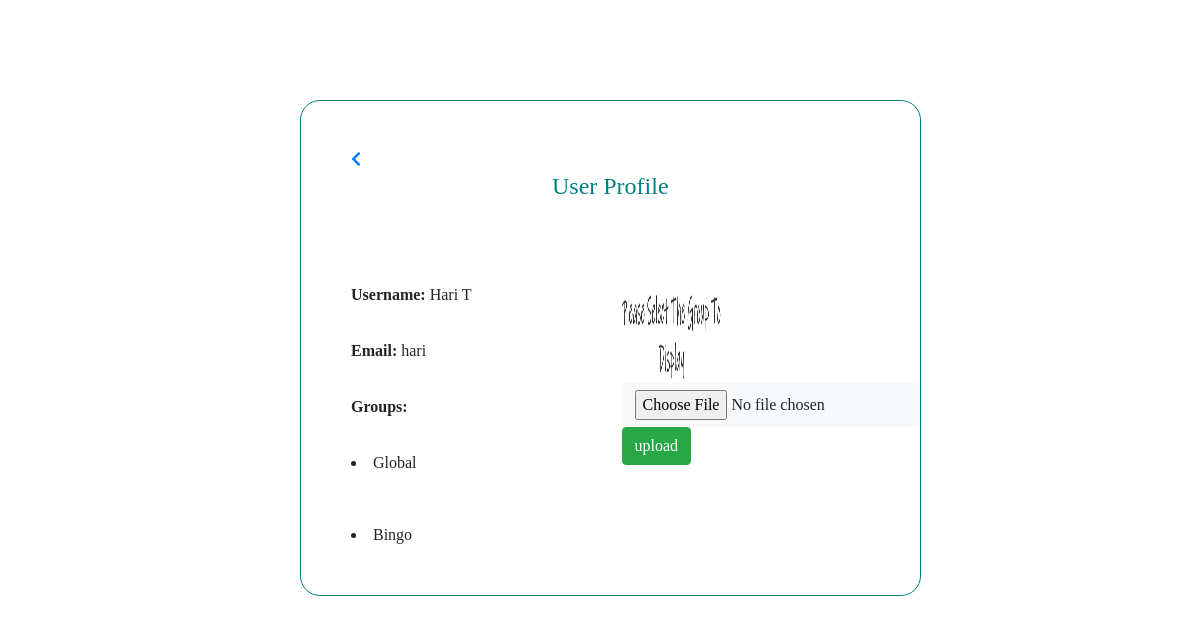
The page /userprofile.php (signed in) on the database its author committed.
### tables this page shows
CREATE TABLE `users` (
  `user_id` int(30) NOT NULL,
  `user_name` varchar(30) NOT NULL,
  `email_id` varchar(30) NOT NULL,
  `password` varchar(30) NOT NULL,
  `user_image` text NOT NULL,
  `posts` text,
  `comments` text NOT NULL
);

CREATE TABLE `groups` (
  `group_id` int(11) NOT NULL,
  `group_name` text NOT NULL,
  `owner_id` int(11) NOT NULL,
  `privacy` text NOT NULL
);

### userprofile.php (the view, shortened to what this page needs)
<!DOCTYPE html>
<html>
<head>
<link rel ="stylesheet" a href="css\uprofile.css">
<link rel="stylesheet" href="https://use.fontawesome.com/releases/v5.0.13/css/all.css"
>
<link rel="stylesheet" href="https://stackpath.bootstrapcdn.com/bootstrap/4.1.1/css/bootstrap.min.css"
>
</head>
<body>
<div>
<?php
    global $dbc;
    $mail = $_SESSION['email_id'];
      $user="SELECT user_name,user_id,user_image FROM `users` WHERE email_id = '$mail' ";
       $r_user= mysqli_query($dbc,$user);
       $row_user=mysqli_fetch_array($r_user);
       $user_name = $row_user['user_name'];
       $user_id = $row_user['user_id'];
       if($row_user['user_image']==""){
                $dp="";
                $dp=$dp."default.jpg";
              }
              else{
              	$dp =$row_user['user_image'];
              }
       $g_name = "SELECT groups.group_name FROM `groups` INNER JOIN `user_groups` where user_groups.user_id='$user_id' AND groups.group_id=user_groups.group_id AND groups.privacy='public'";
       $gn_result= mysqli_query($dbc,$g_name);
       $profile='';
       $profile=$profile."<div class='profilepage'>";
       $profile=$profile."<a style='margin-top:50px;margin-left:50px;' href=home.php <i class='fas fa-chevron-left' ></i></a>";
       $profile=$profile."<H4 style='text-align:center; color:teal; margin-top:0px;'>User Profile</H4><br>";
       $profile=$profile."<div id='aligns'>";
       $profile=$profile."<label>Username:</label>";
       $profile=$profile." $user_name<br><br>";
       $profile=$profile."<label>Email:</label>";
       $profile=$profile." $mail<br><br>";
       $profile=$profile."<label>Groups:</label><br><br>";
       while( $rowg= mysqli_fetch_array($gn_result)){
           $group_name=$rowg['group_name'];
       $profile=$profile."<li>$group_name</li><br><br>";
       }
       $profile=$profile."</div>";
       $profile=$profile."<div id='imgg'style='float:right';>";
       $profile=$profile."<img width='100' height='100' src ='img/$dp'>";
       $profile=$profile."<form method='POST' enctype='multipart/form-data'>";
       $profile=$profile."<input type='file' class='btn btn-light'name='img' value='choose'/><br>";
       $profile=$profile."<input type='submit' name='submit' class='btn btn-success' value='upload'/>";
       $profile=$profile."</form>";
       $profile=$profile."</div>";
       $profile=$profile."</div>";
       echo $profile;
?>
</body>
</html>

### css/uprofile.css (style rules this page uses)
.profilepage { border:1px solid teal; margin-left: 300px; margin-top: 100px; margin-right: 200px; margin-bottom: 300px; border-radius: 20px; position: fixed; font-family: Verdana; }
#aligns { margin-left: 50px; margin-top: 50px; float: left; }
label { font-weight: bold; }
#imgg { margin-left: 150px; margin-top: 50px; }

### rows shown on the page
users: user_name "Hari T", user_image (picture)
groups: group_name "Global"
groups: group_name "Bingo"

### other values the page prints
$mail "hari"
